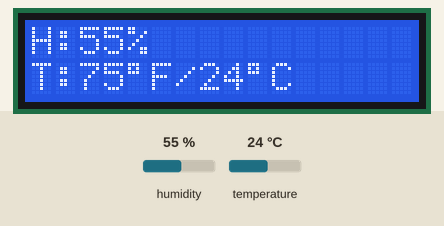
This program was run on a simulated Arduino Uno, built with avr-gcc and run on an emulated ATmega328P. Shown: 16×2 character LCD. Inputs (shaded band) come from the test bench; at power-on: humidity 55 %, temperature 24 °C.

Above: at 1.2 s.
1.3 s: humidity set to 22 %
At 2.4 s:
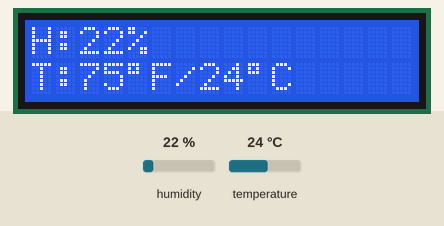
4.6 s: temperature set to 12 °C
At 6.6 s:
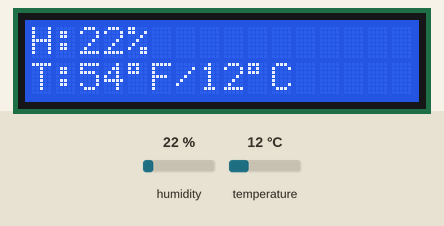
7.7 s: humidity set to 40 %
At 8.6 s:
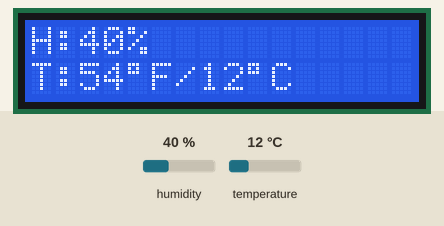
10.4 s: temperature set to 19 °C
At 12.7 s:
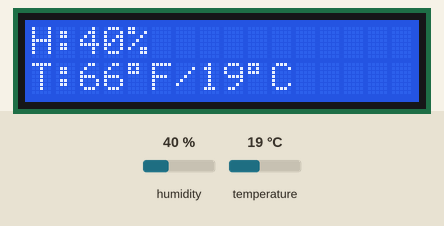
Timing chart, 0 to 14.2 s (numbered marks = the images above; inputs shaded):
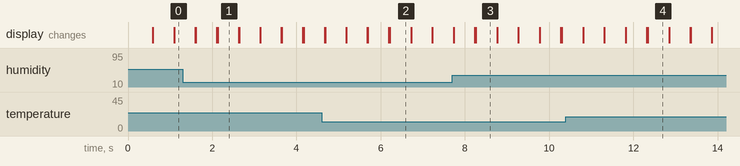

Measured:
- after the input at 1.3 s, the display: first differs from a run without the input after 0.83 s (image 1)
- after the input at 4.6 s, the display: first differs from a run without the input after 1.6 s (image 2)
- after the input at 7.7 s, the display: first differs from a run without the input after 0.56 s (image 3)
- after the input at 10.4 s, the display: first differs from a run without the input after 1.9 s (image 4)
- what the display in image 1 shows lasts 0.5 s, from 2.1 s to 2.6 s

The program:

main.cpp
```cpp
#include <Arduino.h>
#include <LiquidCrystal.h>
#include <DHT.h>

#define TYPE DHT11

int const RS = 7;  // Register Select pin
int const EN = 8;  // Enable pin
int const D4 = 9;  // Data pin 4
int const D5 = 10; // Data pin 5
int const D6 = 11; // Data pin 6
int const D7 = 12; // Data pin 7
int const DHT_PIN = 2;

LiquidCrystal lcd(RS, EN, D4, D5, D6, D7);
DHT dht(DHT_PIN, TYPE);

float humidity;
float temperatureF;
float temperatureC;

void setup()
{
  lcd.begin(16, 2); // Initialize the LCD with 16 columns and 2 rows
  dht.begin();
}

void loop()
{
  humidity = dht.readHumidity();
  temperatureF = dht.readTemperature(true);
  temperatureC = dht.readTemperature();

  lcd.setCursor(0, 0);
  lcd.print("H:");
  lcd.print(round(humidity));
  lcd.print("%");

  lcd.setCursor(0, 1);
  lcd.print("T:");
  lcd.print(round(temperatureF));
  lcd.print((char)223); // Degree symbol
  lcd.print("F/");

  lcd.print(round(temperatureC));
  lcd.print((char)223); // Degree symbol
  lcd.print("C");

  delay(500);
  lcd.clear();
}
```
